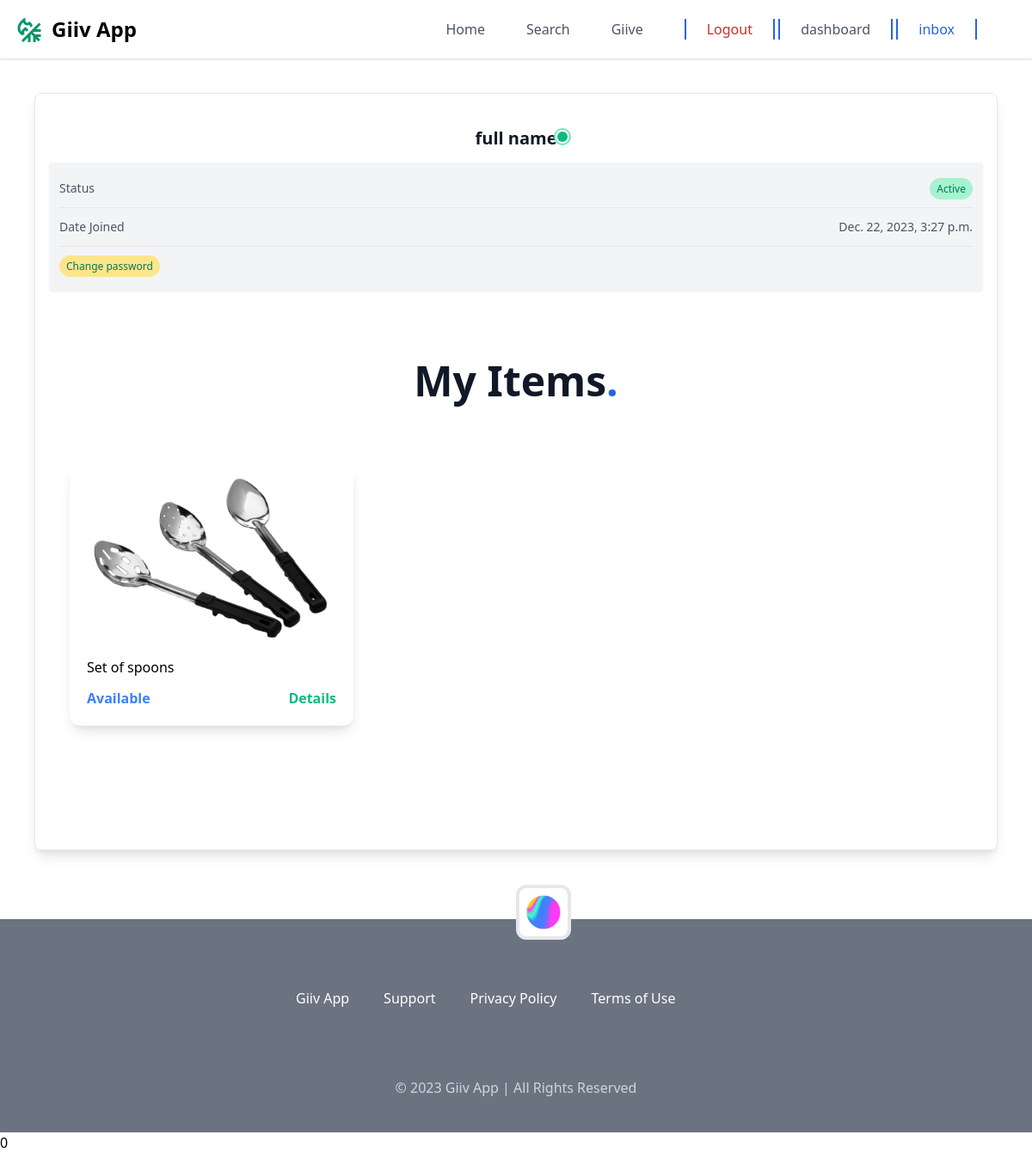
Screenshot of /profile/ (signed in) with the database file from the repository.
### userauth/models.py (models this page shows, shortened)
class User(AbstractUser):
    email = models.EmailField(unique=True, null=False)
    username = models.CharField(max_length=50, unique=True)
    full_name = models.CharField(max_length=50, default="full name")
    location = models.CharField(max_length=50)
    joined_at = models.DateTimeField(auto_now_add=True)
    avatar = models.ImageField(upload_to='profile_pics', max_length=None, default='null.jpg')
    USERNAME_FIELD = 'email'
    REQUIRED_FIELDS = ['username',]

### core/models.py (models this page shows, shortened)
class Item(models.Model):
    category = models.ForeignKey(Category, related_name='items', on_delete=models.CASCADE)
    title = models.CharField(max_length=100)
    description = models.TextField(blank=False, null=False, default='the description of the item')
    details = models.TextField(blank=True, null=True, default='more details about picking up, or the number to call')
    location = models.CharField(max_length=150)
    state = models.CharField(max_length=30)
    created_by = models.ForeignKey(User, related_name='items', on_delete=models.CASCADE)
    is_available = models.BooleanField(default=False)
    image = models.ImageField(upload_to='item_images', blank=False, null=False)
    created_at = models.DateTimeField(auto_now_add=True)
    class Meta:
        ordering = ('title',)
        verbose_name_plural = 'Items'

### base/views.py (the view)
# urls.py: path('profile/', views.dashboard, name='dashboard'),
@login_required
def dashboard(request):
    items = Item.objects.filter(created_by=request.user)
    context = {
        "items": items
    }
    return render(request, "base/dashboard.html", context)

### templates/base/dashboard.html (shortened to what this page needs)
{% extends 'core/base.html' %}
{% block content %}
<div class="m-10 ">
  <div class="rounded-lg border bg-white px-4 pt-8 pb-10 shadow-lg">
    <div class="relative mx-auto w-36 rounded-full">
      <span class="absolute right-0 m-3 h-3 w-3 rounded-full bg-green-500 ring-2 ring-green-300 ring-offset-2"></span>
    </div>
    <h1 class="my-1 text-center text-xl font-bold leading-8 text-gray-900">{{user.full_name}}</h1>
    <ul class="mt-3 divide-y rounded bg-gray-100 py-2 px-3 text-gray-600 shadow-sm hover:text-gray-700 hover:shadow">
      <li class="flex items-center py-3 text-sm">
        <span>Status</span>
        <span class="ml-auto"><span class="rounded-full bg-green-200 py-1 px-2 text-xs font-medium text-green-700">Active</span></span>
      </li>
      <li class="flex items-center py-3 text-sm">
        <span>Date Joined</span>
        <span class="ml-auto">{{user.joined_at}}</span>
      </li>
      <li class=" items-center py-3 text-sm">
        <span class="ml-auto"><a href="{% url "userauth:change-password" %}" class="rounded-full bg-yellow-200 py-1 px-2 text-xs font-medium text-green-700">Change password</a></span>
      </li>
    </ul>
  <section class="py-20">
    <h1 class="mb-12 text-center font-sans text-5xl font-bold text-gray-900">My Items<span class="text-blue-600">.</span></h1>
    <div class="mx-auto grid max-w-screen-xl grid-cols-1 gap-6 p-6 md:grid-cols-2 lg:grid-cols-3">
        {% for i in items %}
      <article class="rounded-xl bg-white p-3 shadow-lg hover:shadow-xl">
        <a href="#">
          <div class="relative flex items-end overflow-hidden rounded-xl">
            <img src="{{i.image.url}}" alt="image" />
          </div>
          <div class="mt-1 p-2">
            <h2 class="text-slate-700">{{i.title}}</h2>
            {% if i.is_available %}
            <div class="mt-3 flex items-end justify-between">
              <p>
                <span class="font-bold text-blue-500">Available</span>
              </p>
              <p>
                <span><a href="{% url "core:details" i.id %}" class="font-bold text-green-500">Details</a></span>
              </p>
            </div>
            {% endif %}
          </div>
        </a>
      </article>
      {% endfor %}
    </div>
  </section>
  </div>
</div>
{% endblock content %}

### rows the page displays
User: full_name "full name", joined_at "Dec. 22, 2023, 3:27 p.m."
Item: image (picture), title "Set of spoons", is_available "Available"
